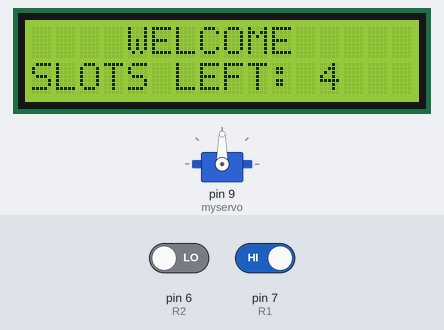
This sketch was run on a simulated Arduino Uno, built with avr-gcc and run on an emulated ATmega328P. Parts: 16×2 character LCD, servo. The test bench sets the inputs (shaded band); at power-on: pin 6 (R2) LOW, pin 7 (R1) HIGH.

Above: at 3.3 s.
3.4 s: pin 6 (R2) driven HIGH
At 4.7 s:
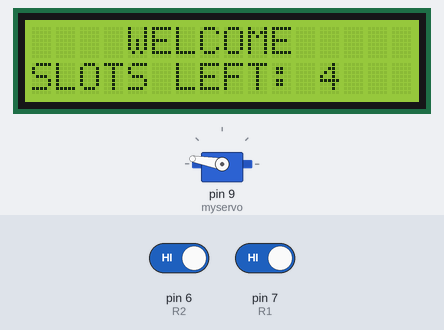
5.6 s: pin 7 (R1) driven LOW
At 6.1 s:
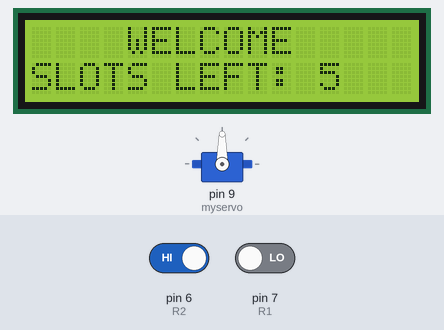
Timing chart, 0 to 9.1 s (numbered marks = the images above; inputs shaded):
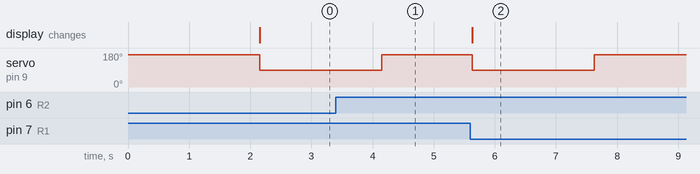

The sketch:

Car_parking_system.ino
```cpp
/* Hi this is RAJ  the author for this code
THIS IS A CODE FOR ARDUINO CAR PARKING SYSTEM
REQUIREMENTS:
ARDUINO UNO
LCD DISPLAY WITH I2C MODULE
SERVO MOTOR
2 IR SENSORS

ATTACHMENTS:
SERVO OUT TO PIN 9
IR SENSOR1 TO 6
IR SENSOR2 TO 7
I2C WITH SDA,SCL ON BOARD


THANKYOU!!!
*/


#include <Wire.h>
#include <LiquidCrystal_I2C.h>
LiquidCrystal_I2C lcd(0x27,16,2);
#include <Servo.h>
Servo myservo;
int slot = 5;           //Total number of parking Slots
int R2=6;
int R1=7;

void setup() {
    Serial.begin(9600);
    lcd.init(); //initialize the lcd
    lcd.backlight(); //open the backlight

//SENSORS
pinMode(R1, INPUT);
pinMode(R2, INPUT);

//SERVO
 myservo.attach(9);
 myservo.write(170);

 //LCD DISPLAY INTRO
lcd.setCursor (0,0);
lcd.print("     ARDUINO    ");
lcd.setCursor (0,1);
lcd.print(" PARKING SYSTEM ");
delay (2000);
lcd.clear();
 lcd.setCursor (0,0);
lcd.print("    WELCOME   ");
lcd.setCursor (0,1);
lcd.print("SLOTS LEFT: ");
lcd.print(slot);

}

void loop() {

  // put your main code here, to run repeatedly:
if( slot<5 && digitalRead (R1) ==0 && digitalRead (R2) == 1){
  slot=slot+1;

  myservo.write(170);
  lcd.setCursor (0,0);
lcd.print("    WELCOME   ");
lcd.setCursor (0,1);
lcd.print("SLOTS LEFT: ");
lcd.print(slot);
myservo.write(90);
  delay(2000);
   myservo.write(170);

}
 else if(slot>=0  && digitalRead (R2) ==0 && digitalRead (R1) == 1){
  slot=slot-1;

myservo.write(170);
lcd.setCursor (0,0);
lcd.print("    WELCOME   ");
lcd.setCursor (0,1);
lcd.print("SLOTS LEFT: ");
lcd.print(slot);
myservo.write(90);
delay(2000);
myservo.write(170);

}
else if(slot<=0){
lcd.setCursor (0,0);
lcd.print("    SORRY :(    ");
lcd.setCursor (0,1);
lcd.print("  Parking Full  ");
delay (3000);
lcd.clear();
}

}
```

Measured:
- after the input at 3.4 s, servo on pin 9 (myservo): goes on until 4.2 s, then stays 170°
- after the input at 5.6 s, servo on pin 9 (myservo): 170° → 90° at once, → 170° 2.0 s later; the display: changes at once (image 2)
